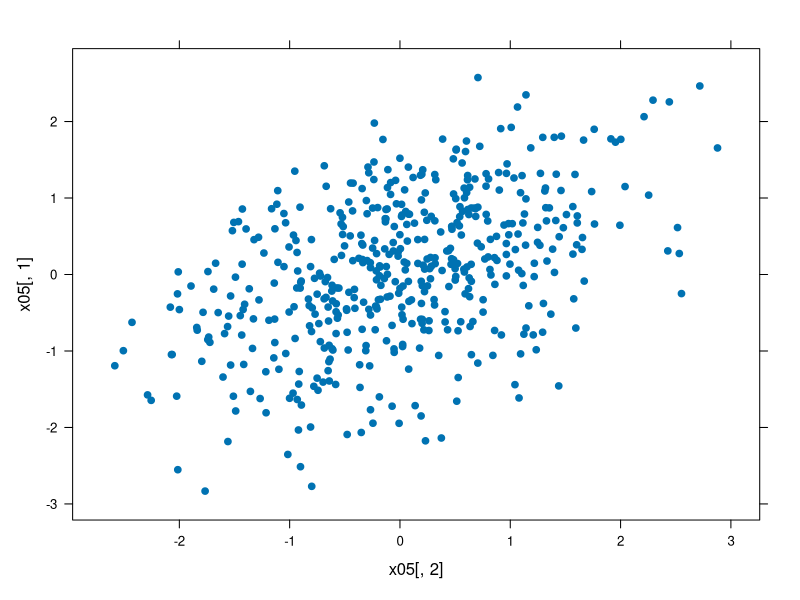
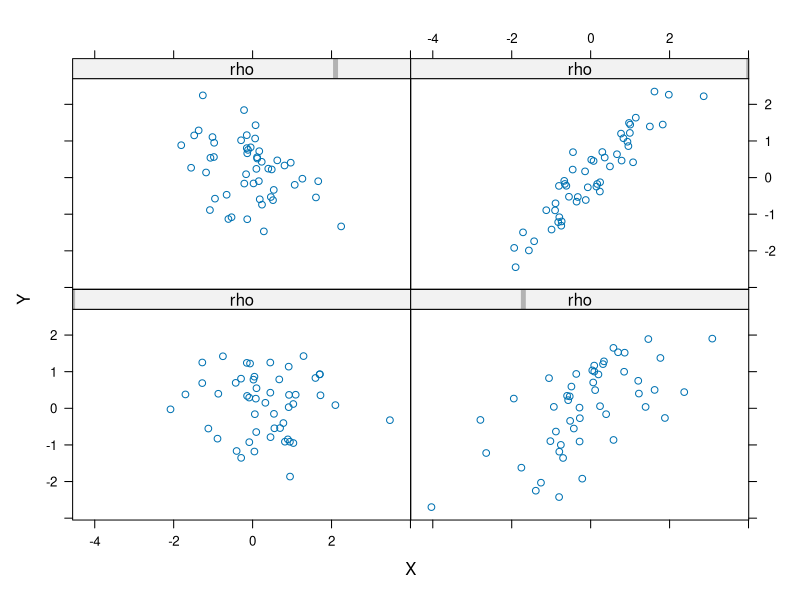
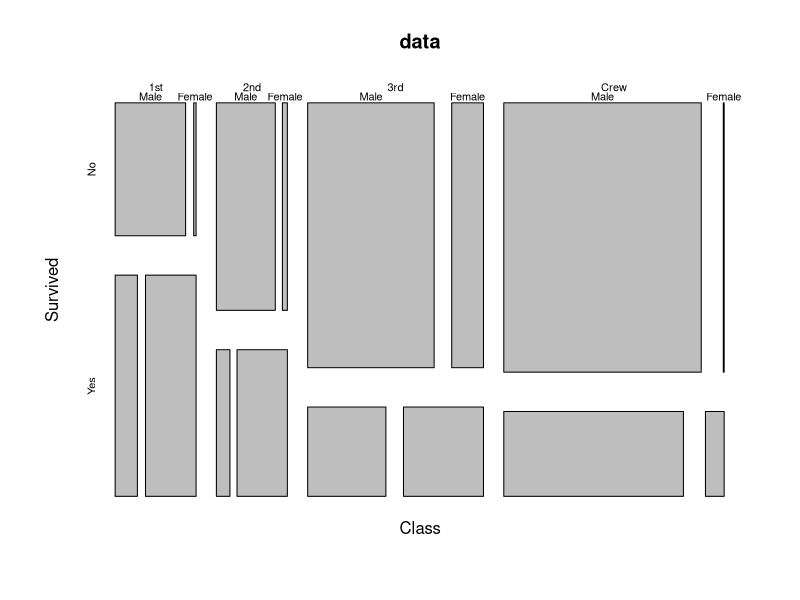
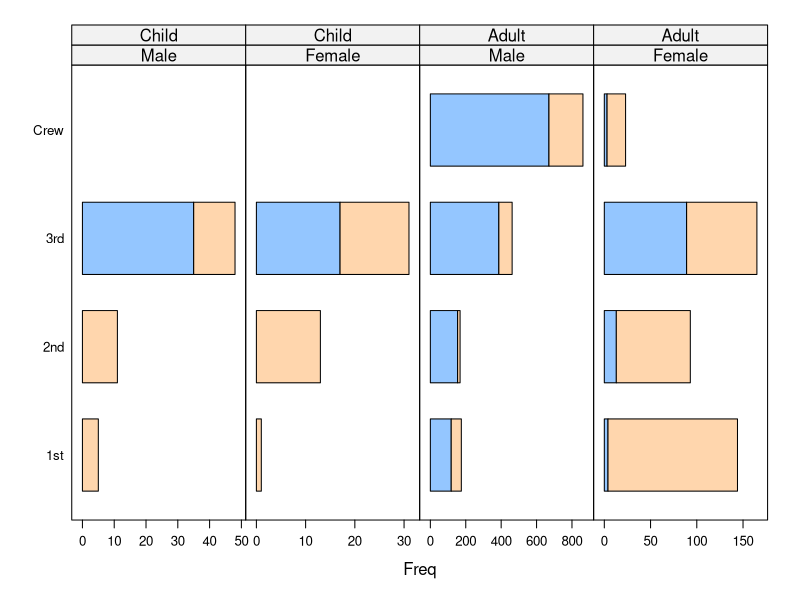
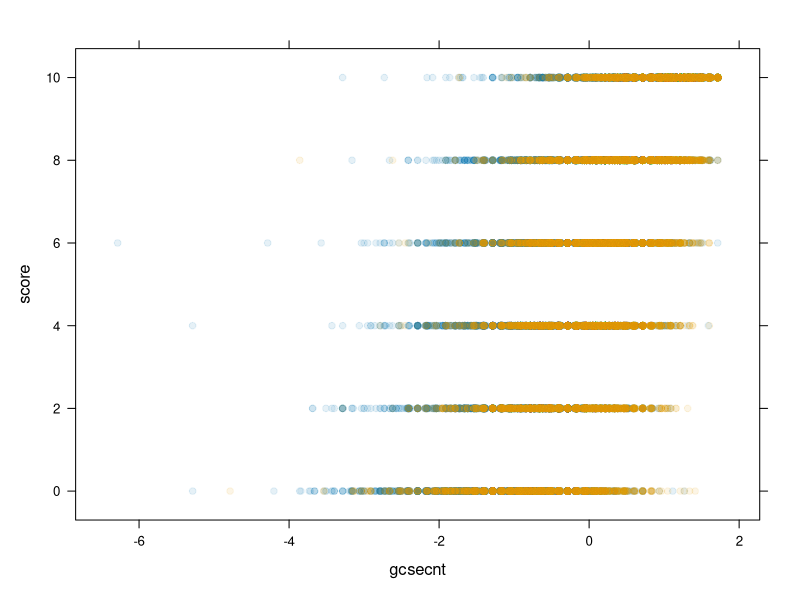
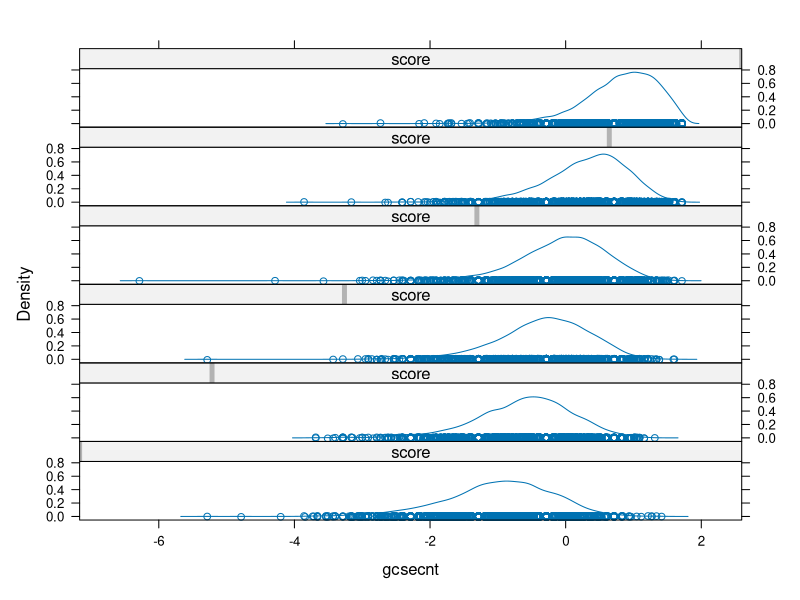
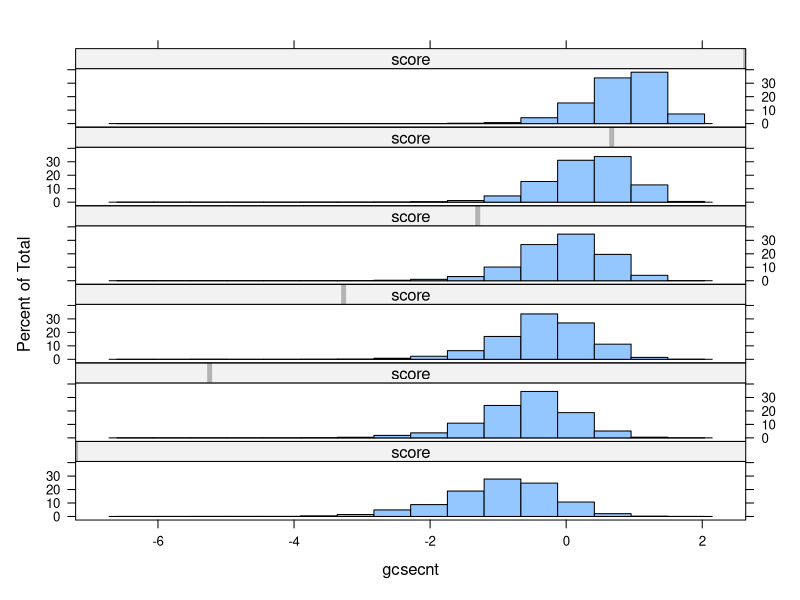
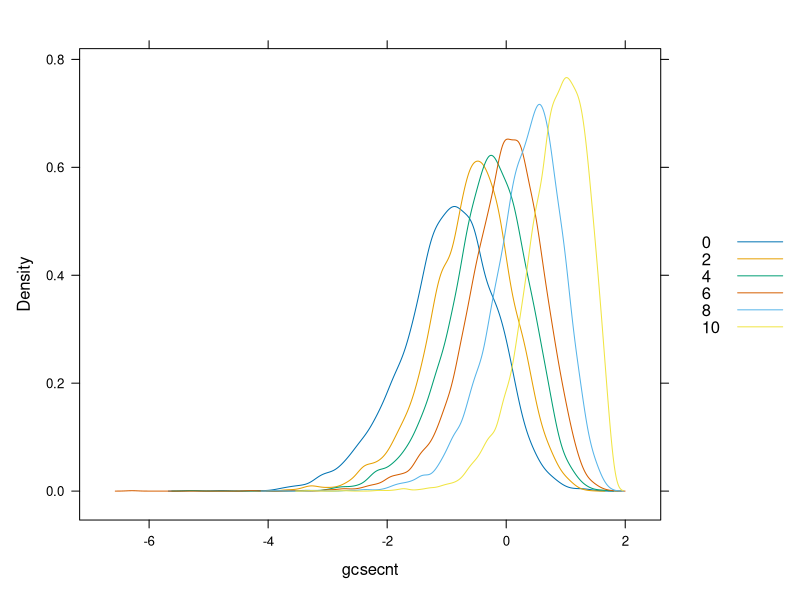

Recreate these plots in R, in order.
library(lattice)
library(MASS)

#Aufgabe 2
n= 500
x05 = mvrnorm(n, mu=c(0,0), Sigma=matrix(c(1,0.5,0.5,1),2,2))
xyplot(x05[,1]~x05[,2],type="p",pch=19)
cor(x05[,1],x05[,2],method="pearson")

n=20
n=50
x0 = mvrnorm(n, mu=c(0,0), Sigma=matrix(c(1,0,0,1),2,2))
x0 = cbind(0,x0)
x03 = mvrnorm(n, mu=c(0,0), Sigma=matrix(c(1,0.3,0.3,1),2,2))
x03 = cbind(rep(0.3,n),x03)
x09 = mvrnorm(n, mu=c(0,0), Sigma=matrix(c(1,0.9,0.9,1),2,2))
x09 = cbind(0.9,x09)
xn07 = mvrnorm(n, mu=c(0,0), Sigma=matrix(c(1,-0.7,-0.7,1),2,2))
xn07 = cbind(0.7,xn07)

x = rbind(x0,x03,x09,xn07)
#chage header
colnames(x) = c("rho","X","Y")
x = as.data.frame(x)
#plot
xyplot(Y~X|rho,data=x)
#get empirical correlation
print("Actual Cor = 0, Empirical correlation:")
cor(x0[,2],x0[,3],method="pearson")
print("Actual Cor = 0.3, Empirical correlation:")
cor(x03[,2],x03[,3],method="pearson")
print("Actual Cor = 0.9, Empirical correlation:")
cor(x09[,2],x09[,3],method="pearson")
print("Actual Cor = -0.7, Empirical correlation:")
cor(xn07[,2],xn07[,3],method="pearson")


#Aufgabe 1
#a)
data = Titanic
mosaicplot(~Class+Survived+Sex,data=data)

df = as.data.frame(data)
#barchart by age and survived, colored by sex
barchart(Class~Freq|Sex+Age, data = df, groups = Survived,
         stack = T, layout = c(4,1), autokey = list(title = "Survived", columns = 2),
         scales = list(x="free"))

#b)

library(mlmRev)
library(lme4)
library(Matrix)

head(Chem97)

xyplot(score~gcsecnt,data = Chem97,groups = gender,pch=19,alpha=0.1)

densityplot(~gcsecnt|score,data = Chem97,layout= c(1,6))
histogram(~gcsecnt|score,data = Chem97,layout= c(1,6))

#plot densities by score in same graph
densityplot(~gcsecnt,data = Chem97,groups = score, auto.key = T, plot.points = F)


#c)
head(barley)
dotplot(yield~variety|site,data = barley,groups = year,auto.key = T)
#nix

#d)
head(oats)
?oats

xyplot(Y~N|B+V,data = oats,auto.key = T)



#Aufgabe 3
#a)
#read in csv
data = read.csv("Datensaetze/wuermer.csv",header=TRUE,sep=",")
#Blei
xyplot(Pb~Ind.Masse,data=data)
cor(data$Pb,data$Ind.Masse,method="pearson")
#Cadium
xyplot(Cd~Ind.Masse,data=data)
cor(data$Cd,data$Ind.Masse,method="pearson")

#Blei nach Fanggebiet
xyplot(Pb~Ind.Masse|Gruppe,data=data)
#get correlation for each group
print("Blei nach Fanggebiet")
print("Group A:")
cor(data$Pb[data$Gruppe=="A"],data$Ind.Masse[data$Gruppe=="A"],method="pearson")
print("Group B:")
cor(data$Pb[data$Gruppe=="B"],data$Ind.Masse[data$Gruppe=="B"],method="pearson")
print("Group C:")
cor(data$Pb[data$Gruppe=="C"],data$Ind.Masse[data$Gruppe=="C"],method="pearson")
print("Group D:")
cor(data$Pb[data$Gruppe=="D"],data$Ind.Masse[data$Gruppe=="D"],method="pearson")
#Cadium nach Fanggebiet
xyplot(Cd~Ind.Masse|Gruppe,data=data)
#get correlation for each group
print("Cadium nach Fanggebiet")
print("Group A:")
cor(data$Cd[data$Gruppe=="A"],data$Ind.Masse[data$Gruppe=="A"],method="pearson")
print("Group B:")
cor(data$Cd[data$Gruppe=="B"],data$Ind.Masse[data$Gruppe=="B"],method="pearson")
print("Group C:")
cor(data$Cd[data$Gruppe=="C"],data$Ind.Masse[data$Gruppe=="C"],method="pearson")
print("Group D:")
cor(data$Cd[data$Gruppe=="D"],data$Ind.Masse[data$Gruppe=="D"],method="pearson")

#Bei Blei gibt es Fanggebietintern für A,C keine Korrelationen, bei B,C leichte.
#Auf alle Gruppen bezogen, lässt sich aber fälschnicherweise eine leichte Korrelation vermuten.

#bei Cadium kann man auf alle Gruppen bezogen von einer mittelstarken Korrelation ausgehen,
#nach gruppen aufgezteilt zeigt sich eine starke Korrelation in Gruppen B,D, aber keine in Gruppen A,C.


#b)
n1=200

library(MASS)
x_function=mvrnorm(n1, mu=c(0,0), Sigma=matrix(c(1,-0.2,-0.2,1),2,2))

#x_manual
N1= rnorm(n1,0,1)
N2= rnorm(n1,0,1)

a = sqrt(1-0.2^2)
x_manual=cbind(N1,a*N2-0.2*N1)

#plot x_function
xyplot(x_function[,1]~x_function[,2],type="p",pch=19)
#plot x_manual
xyplot(x_manual[,1]~x_manual[,2],type="p",pch=19)


v1 = mvrnorm(200, mu=c(0,0), Sigma=matrix(c(1,-0.2,-0.2,1),2,2))
v2 = mvrnorm(200, mu=c(3,3), Sigma=matrix(c(1,-0.2,-0.2,1),2,2))

vGes = rbind(v1,v2)
cor(vGes[,1],vGes[,2],method="pearson")
cor(vGes[,1],vGes[,2],method="spearman")
cor.test(vGes[,1],vGes[,2],method="pearson")
cor.test(vGes[,1],vGes[,2],method="spearman")

#resultat: Korrelation = 0 sehr unwahrscheinlich, Trugschluss durch 2 verschiedene Verteilungen

#c)

data = read.csv("Datensaetze/storch.csv",header=TRUE,sep=",")
#i)
xyplot(Geburtenrate~Stoerche,data=data)
cor(data$Geburtenrate,data$Stoerche,method="pearson")
cor.test(data$Geburtenrate,data$Stoerche,method="pearson")# korrelation = 0 unwahrscheinlich
# Es gibt einige Ausreißer, die Sehr hohe Storchanzahl und Geburtensrate haben, so entsteht eine hohe Korrelation.
#ii)
cor(data$Geburtenrate,data$Stoerche,method="spearman")
cor.test(data$Geburtenrate,data$Stoerche,method="spearman")# korrelation = 0 möglich
# Hier werden Ausreißer nicht so stark gewichtet, sodass eine Korrelation von 0 möglich ist.

#iii)
GebPerPeop = data$Geburtenrate/data$Menschen
StoePerFlae = data$Stoerche/data$Flaeche
xyplot(GebPerPeop~StoePerFlae)
cor(GebPerPeop,StoePerFlae,method="pearson")
#Keine nennenswerte Korrelation.
# Aus i) hatten wir Ausreißer, diese sind große Länder-> mehr Fläche-> mehr Störche
#                                         große Länder-> mehr Menschen-> mehr Geburten


#d)
x1 = mvrnorm(200, mu=c(0,0), Sigma=matrix(c(1,-0.2,-0.2,1),2,2))
x2 = mvrnorm(100, mu=c(5,5), Sigma=matrix(c(1,-0.2,-0.2,1),2,2))

x= rbind(x1,x2)
cor(x[,1],x[,2],method="pearson")
cor(x[,1],x[,2],method="spearman")

cor.test(x[,1],x[,2],method="pearson")
cor.test(x[,1],x[,2],method="spearman")
# wieder einige extreme Ausreißer
#-> flasche Korrelation, durch 2 verschiedene Verteilungen


#Aufgabe 4
#a)
data = HairEyeColor
mosaicplot(~Sex+Hair+Eye,color = rainbow(4), data=data)
mosaicplot(~Hair+Eye,color = rainbow(4), data=data)

#b)
prob = data/sum(data)
dataComb = apply(data,c(1,2),sum)
probHair = apply(prob,c(1,3),sum)
probEye = apply(prob,c(2,3),sum)

probHairComb = apply(probHair,1,sum)
probEyeComb = apply(probEye,1,sum)

#c)
#Erwartet: #(Hair = a, Eye = b) = #Ges*P(Hair = a) * P(Eye = b)

#d)
chisq = 0
for(hair in rownames(prob)){
  for(eye in colnames(prob)){
    chisq = chisq + (dataComb[hair,eye]-sum(data)*probHairComb[hair]*probEyeComb[eye])^2/(sum(data)*probHairComb[hair]*probEyeComb[eye])
  }
}
#e)
#test+ 0.95-Quantile
chisq.test(dataComb)
chisq.test(data[,,"Male"])
chisq.test(data[,,"Female"])
pchisq(0.95,df=2)
